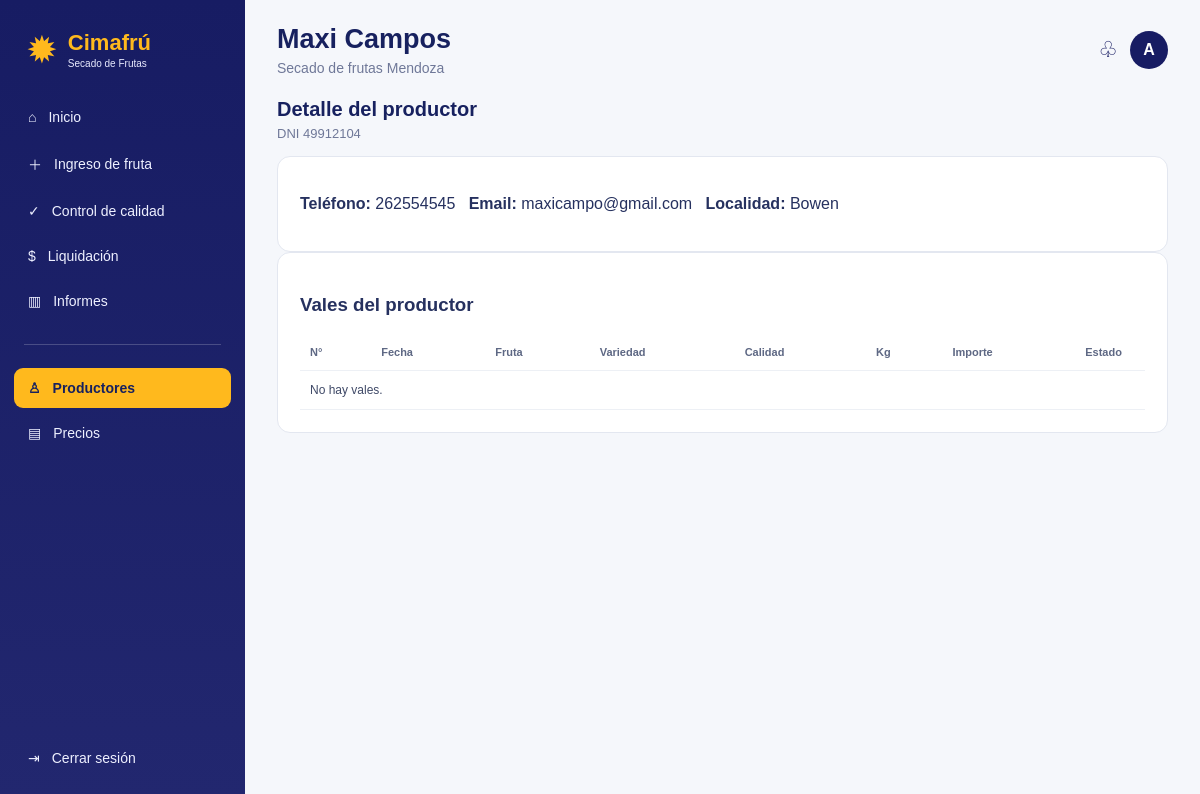
/productores/1 (signed in), run on the app's committed database.
### app.py (models this page shows)
class Productor(db.Model):
    id = db.Column(db.Integer, primary_key=True)
    nombre = db.Column(db.String(100), nullable=False)
    apellido = db.Column(db.String(100), nullable=False)
    dni = db.Column(db.String(30), unique=True, nullable=False)
    telefono = db.Column(db.String(50))
    email = db.Column(db.String(100))
    localidad = db.Column(db.String(100))
    activo = db.Column(db.Boolean, default=True, nullable=False)
    vales = db.relationship("Vale", back_populates="productor")
    liquidaciones = db.relationship("Liquidacion", back_populates="productor")
    ingresos = db.relationship("IngresoFruta", back_populates="productor")

class Usuario(UserMixin, db.Model):
    id = db.Column(db.Integer, primary_key=True)
    usuario = db.Column(db.String(100), unique=True, nullable=False)
    password = db.Column(db.String(200), nullable=False)

### app.py (the view)
@app.route("/productores/<int:id>")
@login_required
def detalle_productor(id):
    productor = db.session.get(Productor, id)
    if not productor:
        flash("Productor no encontrado.", "error")
        return redirect(url_for("productores"))
    return render_template(
        "productor_detalle.html",
        productor=productor,
        vales=Vale.query.filter_by(productor_id=id).order_by(Vale.fecha.desc()).all(),
        liquidaciones=Liquidacion.query.filter_by(productor_id=id).order_by(Liquidacion.fecha.desc()).all()
    )

### app.py (called while the page is built)
@login_manager.user_loader
def cargar_usuario(user_id):
    return db.session.get(Usuario, int(user_id))

### templates/productor_detalle.html
{% extends "base.html" %}{% block title %}Productor{% endblock %}{% block header %}{{productor.nombre}} {{productor.apellido}}{% endblock %}{% block content %}<div class="page-header"><div><h2>Detalle del productor</h2><p>DNI {{productor.dni}}</p></div><div>{% if vales|selectattr('estado','equalto','Pendiente')|list|length %}<a class="boton" href="{{url_for('nueva_liquidacion',productor_id=productor.id)}}">Liquidar vales</a>{% endif %}</div></div><div class="card"><p><b>Teléfono:</b> {{productor.telefono or '-'}} &nbsp; <b>Email:</b> {{productor.email or '-'}} &nbsp; <b>Localidad:</b> {{productor.localidad or '-'}}</p></div><div class="card"><h3>Vales del productor</h3><div class="tabla-contenedor"><table><tr><th>N°</th><th>Fecha</th><th>Fruta</th><th>Variedad</th><th>Calidad</th><th>Kg</th><th>Importe</th><th>Estado</th></tr>{% for v in vales %}<tr><td>{{v.numero}}</td><td>{{v.fecha.strftime('%d/%m/%Y')}}</td><td>{{v.fruta}}</td><td>{{v.variedad}}</td><td>{{v.calidad}}</td><td>{{'%.2f'|format(v.kilos)}}</td><td>{{v.importe|moneda}}</td><td>{{v.estado}}</td></tr>{% else %}<tr><td colspan="8">No hay vales.</td></tr>{% endfor %}</table></div></div>{% endblock %}

### templates/base.html (shortened to what this page needs)
<!doctype html>
<html lang="es">
<head>
    <link rel="stylesheet" href="{{ url_for('static', filename='estilos.css') }}">
</head>
<body>
<aside class="sidebar">
    <div class="brand">
        <div class="brand-mark">✹</div>
        <div>
            <strong>Cimafrú</strong>
            <small>Secado de Frutas</small>
        </div>
    </div>
    <nav class="nav">
        <a class="{% if request.endpoint == 'dashboard' %}activo{% endif %}" href="{{ url_for('dashboard') }}">
            <span>⌂</span> Inicio
        </a>
        <a class="{% if request.endpoint in ['ingreso_fruta','vales','nuevo_vale'] %}activo{% endif %}" href="{{ url_for('ingreso_fruta') }}">
            <span>＋</span> Ingreso de fruta
        </a>
        <a class="{% if request.endpoint in ['control_calidad'] %}activo{% endif %}" href="{{ url_for('ingreso_fruta') }}">
            <span>✓</span> Control de calidad
        </a>
        <a class="{% if 'liquidacion' in (request.endpoint or '') %}activo{% endif %}" href="{{ url_for('liquidaciones') }}">
            <span>$</span> Liquidación
        </a>
        <a class="{% if request.endpoint == 'informes' %}activo{% endif %}" href="{{ url_for('informes') }}">
            <span>▥</span> Informes
        </a>
        <div class="nav-separator"></div>
        <a class="{% if 'productor' in (request.endpoint or '') %}activo{% endif %}" href="{{ url_for('productores') }}">
            <span>♙</span> Productores
        </a>
        <a class="{% if 'precio' in (request.endpoint or '') %}activo{% endif %}" href="{{ url_for('precios') }}">
            <span>▤</span> Precios
        </a>
    </nav>
    <a class="logout" href="{{ url_for('logout') }}"><span>⇥</span> Cerrar sesión</a>
</aside>
<main class="contenido">
    <header class="topbar">
        <div>
            <h1>{% block header %}Bienvenido a Cimafrú{% endblock %}</h1>
            <p>{% block subtitle %}Secado de frutas Mendoza{% endblock %}</p>
        </div>
        <div class="perfil">
            <div class="bell">♧</div>
            <div class="avatar">{{ current_user.usuario[0]|upper }}</div>
        </div>
    </header>
    {% block content %}{% endblock %}
</main>
</body>
</html>

### static/estilos.css (style rules this page uses)
:root { --navy:#171c63; --navy-2:#242a78; --yellow:#ffb91d; --yellow-2:#ffc62e; --ink:#17215f; --text:#26315f; --muted:#6f7898; --bg:#f5f7fb; --line:#e3e7f0; --white:#fff; --green:#3fa35b; --orange:#f5a623; --red:#e05b4f; }
* { box-sizing:border-box }
body { margin:0;background:var(--bg);color:var(--text);font-family:Arial,Helvetica,sans-serif }
a { text-decoration:none;color:inherit }
.sidebar { position:fixed;left:0;top:0;bottom:0;width:245px; background:linear-gradient(180deg,#171c63 0%,#22276f 100%); color:white;padding:22px 14px;display:flex;flex-direction:column;z-index:10 }
.brand { display:flex;align-items:center;gap:10px;padding:8px 12px 28px }
.brand-mark { font-size:38px;line-height:1;color:var(--yellow) }
.brand strong { font-size:22px;color:var(--yellow);display:block }
.brand small { font-size:10px;color:#e9ebff;display:block;margin-top:2px }
.nav { display:flex;flex-direction:column;gap:5px }
.nav a,.logout { padding:12px 14px;border-radius:9px;color:#eef0ff;display:flex;gap:12px;align-items:center;font-size:14px }
.nav a:hover,.nav a.activo { background:var(--yellow);color:#17215f;font-weight:700 }
.nav-separator { height:1px;background:rgba(255,255,255,.2);margin:18px 10px }
.logout { margin-top:auto }
.contenido { margin-left:245px;min-height:100vh;padding:24px 32px 45px }
.topbar { display:flex;justify-content:space-between;align-items:center;margin-bottom:22px }
.topbar h1 { margin:0;color:var(--ink);font-size:27px }
.topbar p { margin:5px 0 0;color:var(--muted);font-size:14px }
.perfil { display:flex;align-items:center;gap:12px }
.bell { font-size:22px;color:var(--navy) }
.avatar { width:38px;height:38px;border-radius:50%;background:var(--navy);color:white;display:grid;place-items:center;font-weight:700 }
.card { background:white;border:1px solid var(--line);border-radius:13px;padding:22px }
.tabla-contenedor { overflow:auto }
table { width:100%;border-collapse:collapse;min-width:900px }
th,td { padding:12px 10px;border-bottom:1px solid #edf0f5;text-align:left;font-size:12px }
th { color:#5e6884;font-size:11px }
td { color:#3f4967 }
.page-header { display:flex;justify-content:space-between;align-items:center;margin-bottom:15px }
.page-header h2 { margin:0;color:var(--ink);font-size:20px }
.page-header p { margin:5px 0 0;color:var(--muted);font-size:13px }

### data on the page
Productor: nombre "Maxi", apellido "Campos", dni "49912104", telefono "262554545", email "maxicampo@gmail.com", localidad "Bowen"
Usuario: usuario "A"
